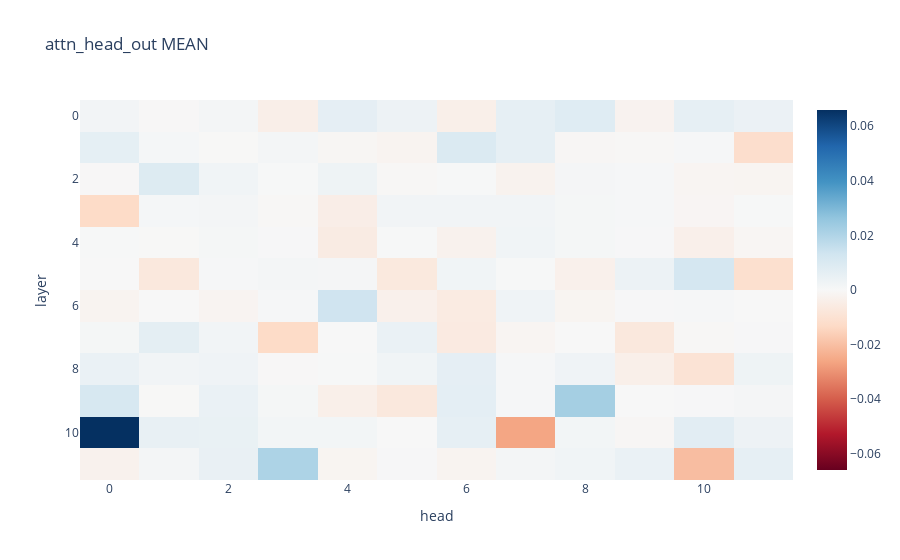
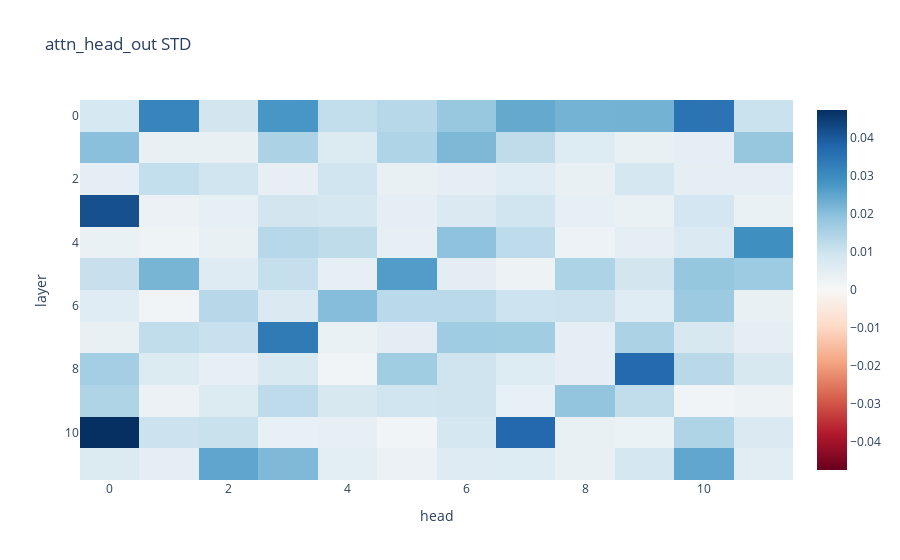
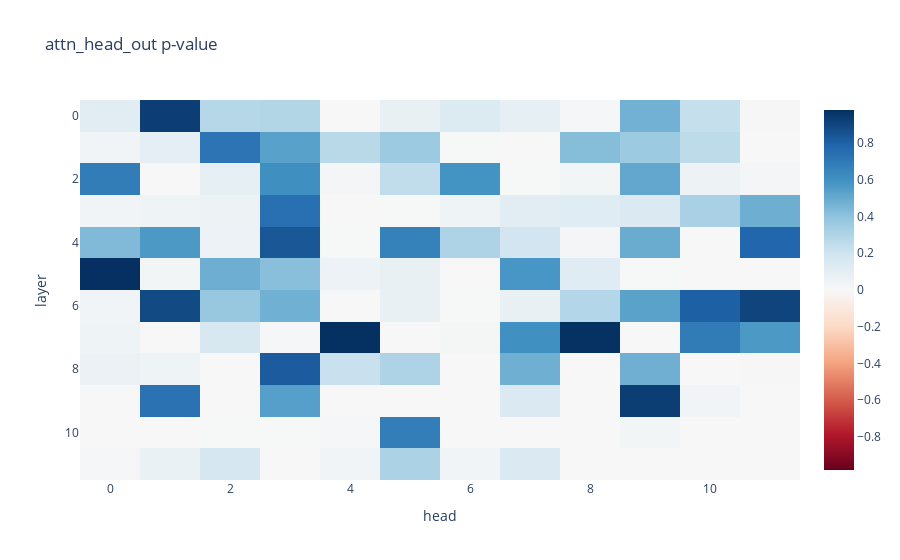

The cell these charts' notebook holds for them, in order:
### Markdown cell above
## Positive examples

### Code cell
imshow(
    data["pos"]["attn_head_out"][0]["mean"],
    yaxis="layer",
    xaxis="head",
    title="attn_head_out MEAN",
)
imshow(
    data["pos"]["attn_head_out"][0]["std"],
    yaxis="layer",
    xaxis="head",
    title="attn_head_out STD",
)
imshow(
    data["pos"]["attn_head_out"][0]["p-value"],
    yaxis="layer",
    xaxis="head",
    title="attn_head_out p-value",
)

### Figure 1 — Plotly figure (JSON) as saved in the notebook; plotly's stock layout.template omitted (floating-point values rounded to 4 significant figures; data arrays with more than 128 entries replaced by an {"elided": "..."} marker saying what was removed)
{"data": [{"coloraxis": "coloraxis", "hovertemplate": "x: %{x}<br>y: %{y}<br>color: %{z}<extra></extra>", "name": "0", "type": "heatmap", "xaxis": "x", "yaxis": "y", "z": {"elided": "12x12 float values"}}], "layout": {"coloraxis": {"cmid": 0, "colorscale": [[0, "rgb(103,0,31)"], [0.1, "rgb(178,24,43)"], [0.2, "rgb(214,96,77)"], [0.3, "rgb(244,165,130)"], [0.4, "rgb(253,219,199)"], [0.5, "rgb(247,247,247)"], [0.6, "rgb(209,229,240)"], [0.7, "rgb(146,197,222)"], [0.8, "rgb(67,147,195)"], [0.9, "rgb(33,102,172)"], [1, "rgb(5,48,97)"]]}, "title": {"text": "attn_head_out MEAN"}, "xaxis": {"anchor": "y", "domain": [0, 1], "title": {"text": "head"}}, "yaxis": {"anchor": "x", "autorange": "reversed", "domain": [0, 1], "title": {"text": "layer"}}}}

### Figure 2 — Plotly figure (JSON) as saved in the notebook; plotly's stock layout.template omitted (floating-point values rounded to 4 significant figures; data arrays with more than 128 entries replaced by an {"elided": "..."} marker saying what was removed)
{"data": [{"coloraxis": "coloraxis", "hovertemplate": "x: %{x}<br>y: %{y}<br>color: %{z}<extra></extra>", "name": "0", "type": "heatmap", "xaxis": "x", "yaxis": "y", "z": {"elided": "12x12 float values"}}], "layout": {"coloraxis": {"cmid": 0, "colorscale": [[0, "rgb(103,0,31)"], [0.1, "rgb(178,24,43)"], [0.2, "rgb(214,96,77)"], [0.3, "rgb(244,165,130)"], [0.4, "rgb(253,219,199)"], [0.5, "rgb(247,247,247)"], [0.6, "rgb(209,229,240)"], [0.7, "rgb(146,197,222)"], [0.8, "rgb(67,147,195)"], [0.9, "rgb(33,102,172)"], [1, "rgb(5,48,97)"]]}, "title": {"text": "attn_head_out STD"}, "xaxis": {"anchor": "y", "domain": [0, 1], "title": {"text": "head"}}, "yaxis": {"anchor": "x", "autorange": "reversed", "domain": [0, 1], "title": {"text": "layer"}}}}

### Figure 3 — Plotly figure (JSON) as saved in the notebook; plotly's stock layout.template omitted (floating-point values rounded to 4 significant figures; data arrays with more than 128 entries replaced by an {"elided": "..."} marker saying what was removed)
{"data": [{"coloraxis": "coloraxis", "hovertemplate": "x: %{x}<br>y: %{y}<br>color: %{z}<extra></extra>", "name": "0", "type": "heatmap", "xaxis": "x", "yaxis": "y", "z": {"elided": "12x12 float values"}}], "layout": {"coloraxis": {"cmid": 0, "colorscale": [[0, "rgb(103,0,31)"], [0.1, "rgb(178,24,43)"], [0.2, "rgb(214,96,77)"], [0.3, "rgb(244,165,130)"], [0.4, "rgb(253,219,199)"], [0.5, "rgb(247,247,247)"], [0.6, "rgb(209,229,240)"], [0.7, "rgb(146,197,222)"], [0.8, "rgb(67,147,195)"], [0.9, "rgb(33,102,172)"], [1, "rgb(5,48,97)"]]}, "title": {"text": "attn_head_out p-value"}, "xaxis": {"anchor": "y", "domain": [0, 1], "title": {"text": "head"}}, "yaxis": {"anchor": "x", "autorange": "reversed", "domain": [0, 1], "title": {"text": "layer"}}}}
